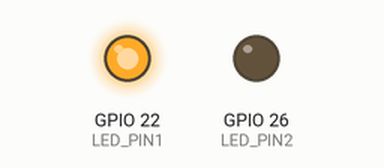
A program run on a simulated Raspberry Pi (BCM pin numbers). On the bench: output pins drawn as LEDs (lit = HIGH).

Above: at 0.6 s.
At 2.4 s:
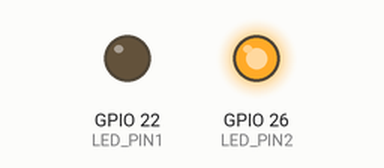
At 3.6 s:
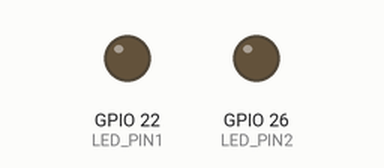
Timing chart, 0 to 5.9 s (numbered marks = the images above):
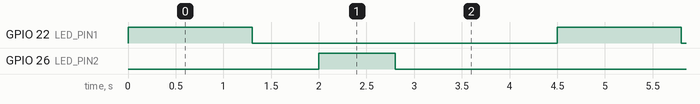

The program:

c.py
```python
import RPi.GPIO as GPIO
import time

LED_PIN1 = 22
LED_PIN2 = 26

GPIO.setmode(GPIO.BCM)
GPIO.setup(LED_PIN1, GPIO.OUT)
GPIO.setup(LED_PIN2, GPIO.OUT)

while True:
    GPIO.output(LED_PIN1, GPIO.HIGH)
    time.sleep(1.3)
    GPIO.output(LED_PIN1, GPIO.LOW)
    time.sleep(0.7)
    GPIO.output(LED_PIN2, GPIO.HIGH)
    time.sleep(0.8)
    GPIO.output(LED_PIN2, GPIO.LOW)
    time.sleep(1.7)
```

Measured:
- by itself, GPIO 22 (LED_PIN1): alternates HIGH for 1.3 s and LOW for 3.2 s
- by itself, GPIO 26 (LED_PIN2): alternates HIGH for 0.80 s and LOW for 3.7 s
- by itself, everything shown: repeats every 4.5 s, in 4 steps
